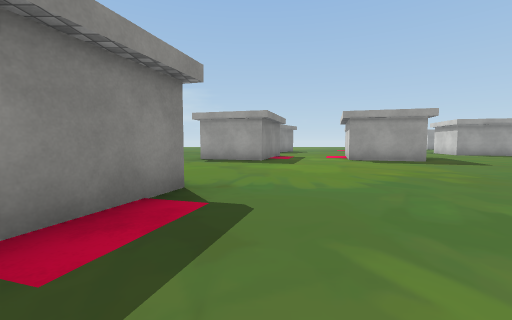
view 1 (above)

17 first-person views from a walk through a 3-D level made in the Unity game engine. The camera is 1.2 m above the floor, tilts 4° down and sees 90° across. The floor is counted in squares, 2 m on a side. Each view is taken from the middle of a square. On the plan, view 1 faces up. The plan holds only what a view shows up to about 9 squares ahead; the rest is blank. The place goes on beyond the plan. The player is left out. Some surface patterns are stand-ins.

view 2
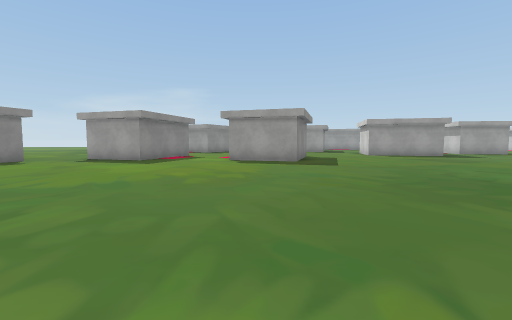

view 3
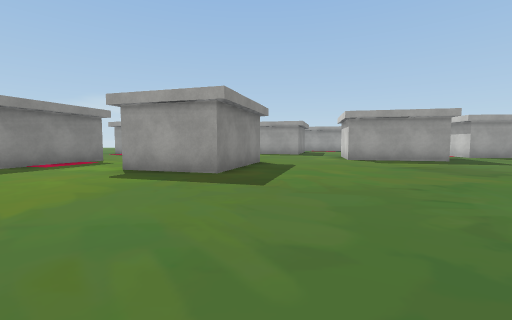

view 4
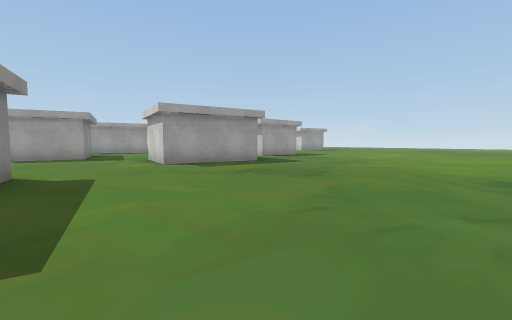

view 5
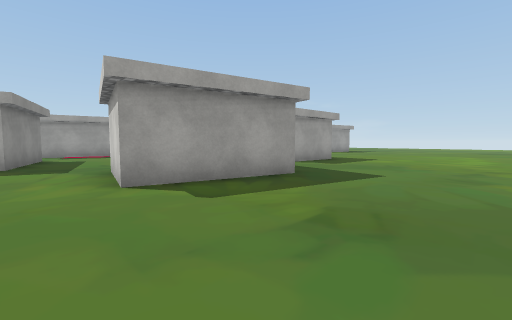

view 6
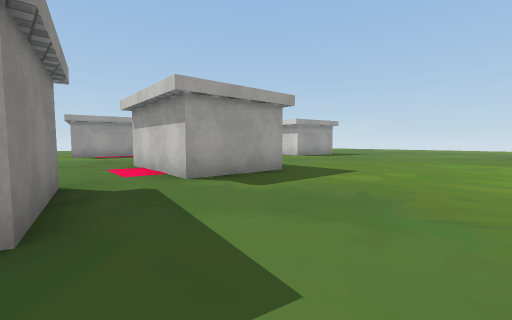

view 7
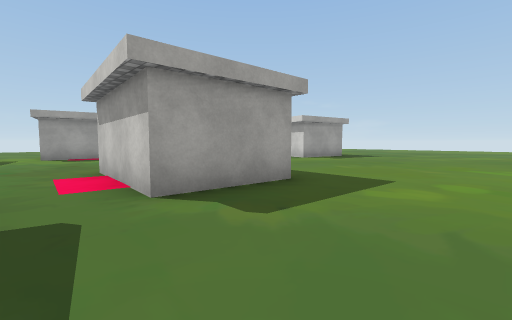

view 8
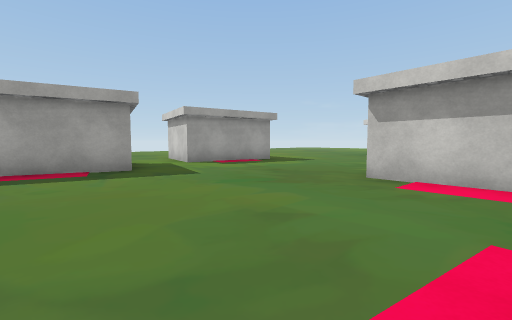

view 9
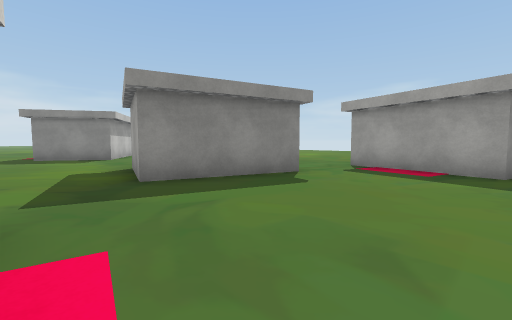

view 10
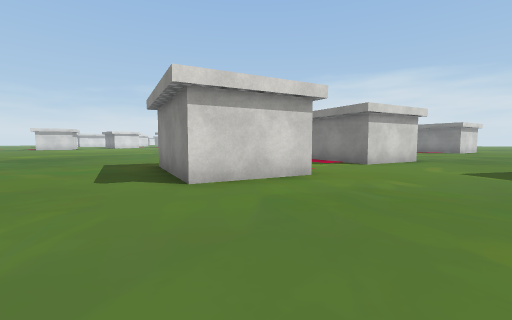

view 11
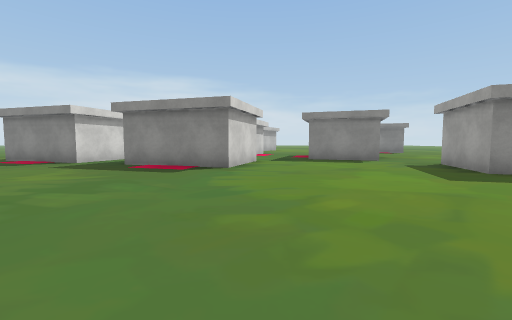

view 12
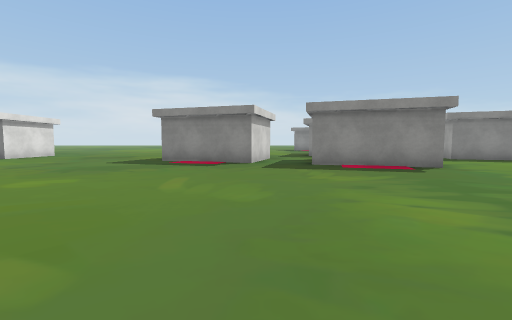

view 13
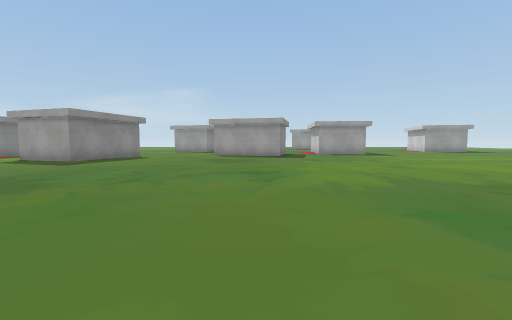

view 14
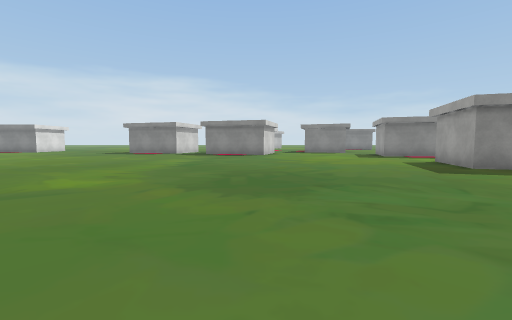

view 15
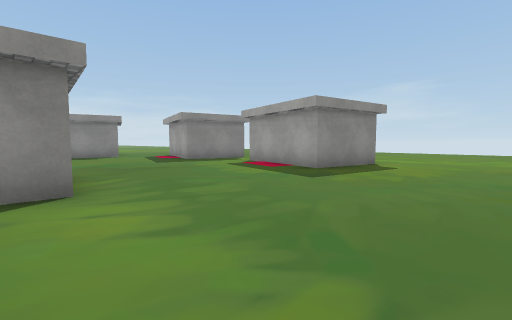

view 16
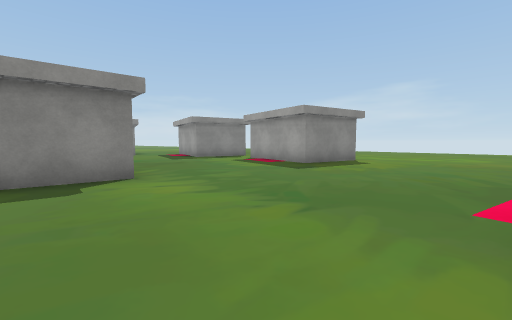

view 17
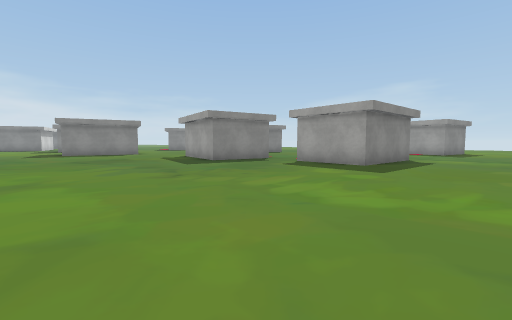

### Floor plan
Points are (right, up) in squares from view 1. A wall is a line through its corners. A room is listed if a view was taken in it or the views show most of it. See-through windows are left out.
Room 1 (views 1, 2, 3, 4, 5, 6, 7, 8, 9, 10, 11, 12, 13, 14, 15, 16, 17)
walls: (12.5, 13.2) (12, 11) (9.1, 11.6) (9.6, 13.9); (3.9, 11.4) (6.1, 10.8) (5.3, 7.9) (3.1, 8.6); (16.6, 15.6) (16.4, 12.6) (14.1, 12.7) (14.4, 15.8); (8.9, 18.4) (8.1, 15.5) (5.9, 16.1); (12.1, 19.6) (9.1, 20.4); (2.1, 16.9) (2.4, 16.7) (1.2, 14.7); (-1.1, 11.9) (1.1, 11.3) (0.2, 8.4) (-2, 9.1); (-3.2, 8.1) (-4, 5.8); (-3.1, 4) (-0.9, 3.4) (-1.8, 0.5); (17.4, 22.4) (16.8, 20.1) (13.9, 20.8); (-4.1, -0.6) (-2.3, -1.1) (-3, -3.6)
ways out: opening at (-3, 0); opening at (0.6, 12.2); opening at (9, 20); opening at (13, 21); opening at (19.5, 22.8)

Where each view was taken, in squares from view 1:
view 1: 0 up, 0 right, facing up
view 2: 0 up, 4 right, facing up
view 3: 3 up, 6 right, facing up
view 4: 5 up, 6 right, facing up-right
view 5: 8 up, 8 right, facing up-right
view 6: 9 up, 12 right, facing up-right
view 7: 10 up, 13 right, facing up-right
view 8: 14 up, 10 right, facing up-right
view 9: 14 up, 12 right, facing up-left
view 10: 14 up, 8 right, facing down-left
view 11: 4 up, 5 right, facing left
view 12: 1 down, 5 right, facing left
view 13: 0 up, 11 right, facing up
view 14: 3 up, 11 right, facing left
view 15: 15 up, 20 right, facing up-left
view 16: 14 up, 21 right, facing up-left
view 17: 6 up, 19 right, facing up-left
